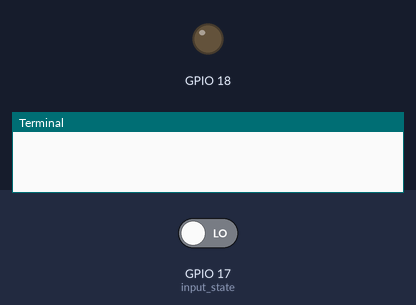
The program below on a simulated Raspberry Pi (BCM pin numbers). Parts: output pins drawn as LEDs (lit = HIGH), the last lines printed to the terminal. The inputs (shaded band) are chosen by the test bench; at power-on: GPIO 17 (input_state) LOW.

Above: at 1.2 s.
1.3 s: GPIO 17 (input_state) driven HIGH
At 2.0 s:
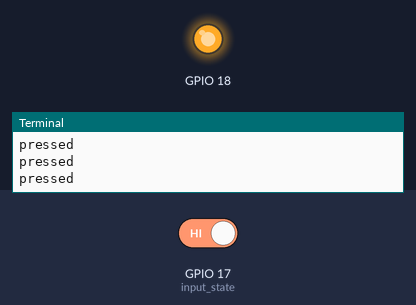
2.8 s: GPIO 17 (input_state) driven LOW
At 3.2 s:
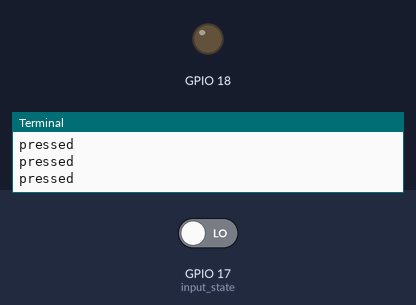
Timing chart, 0 to 5.8 s (numbered marks = the images above; inputs shaded):
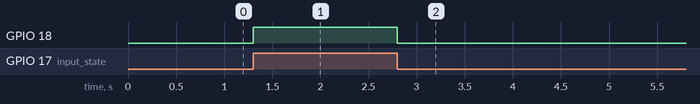

The program:

gpio_18.py
```python
import RPi.GPIO as GPIO
from time import sleep
GPIO.setwarnings(False)
GPIO.setmode(GPIO.BCM)
GPIO.setup(17, GPIO.IN)
GPIO.setup(18, GPIO.OUT)

while True:
    input_state = GPIO.input(17)

    if input_state == True:
        print("pressed")
        GPIO.output(18, GPIO.HIGH)
    else:
        GPIO.output(18, GPIO.LOW)
```

Measured:
- after the input at 1.3 s, GPIO 18: LOW → HIGH at once
- after the input at 2.8 s, GPIO 18: HIGH → LOW at once
